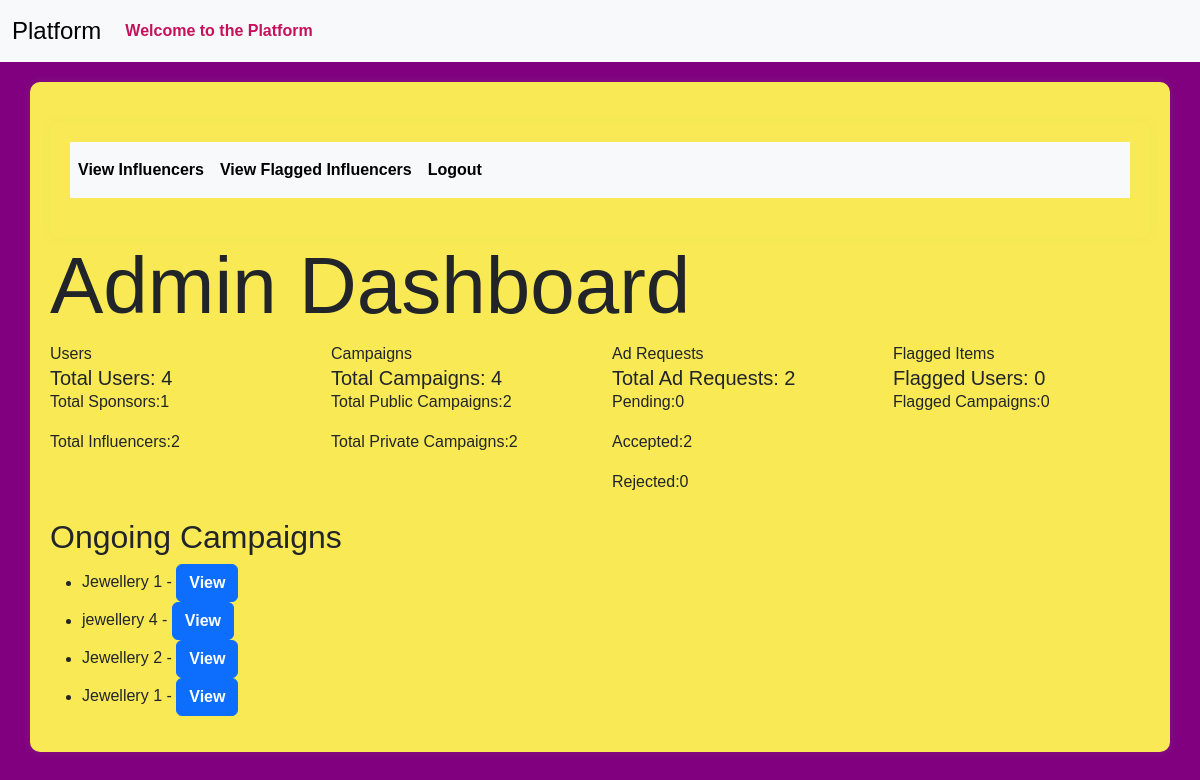
Page /admin (signed in) on the earlier database version.
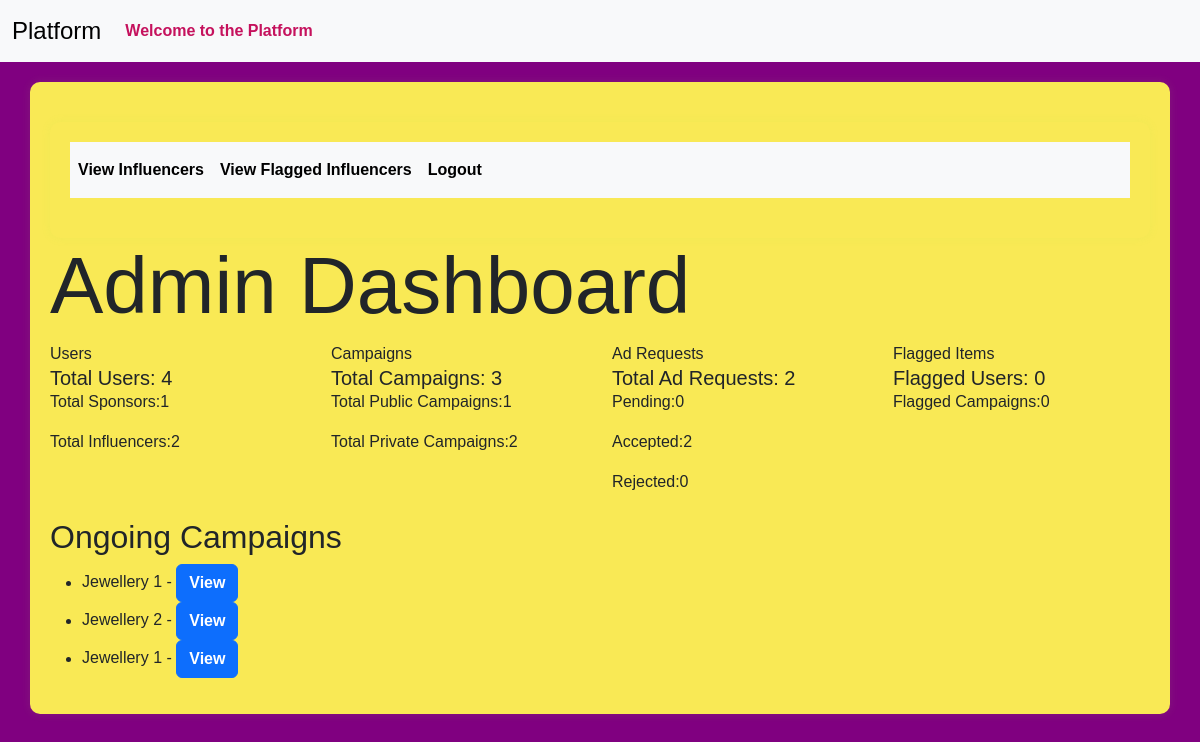
Same page on the later database version.
### models.py (models this page shows)
class Campaign(db.Model):
    __tablename__ = 'campaign'
    id = Column(Integer, primary_key=True)
    name = Column(String(256), unique=False)
    description = Column(Text, nullable=True)
    start_date = Column(Date, nullable=False,default=date.today())
    end_date = Column(Date, nullable=False,default=lambda:date.today()+timedelta(days=30))
    budget = Column(Float, nullable=False,default=0.0)
    visibility = Column(Enum('public', 'private', name='visibility_enum'), nullable=False, default='public')
    sponsor_id = Column(Integer, ForeignKey('sponsor.id'), nullable=False)
    flagged = Column(Boolean, default=False)
    status = Column(String(20), nullable=False,default='In Progress')
    niche = db.Column(db.Enum(NicheEnum), nullable=True)
    completion_status = Column(Boolean, default=False)
    sponsor = relationship('Sponsor', backref='campaigns', overlaps="sponsor_campaigns,sponsor_relation")

### routes.py (the view)
@app.route('/admin')
@auth_required
def admin_dashboard():
    total_users = User.query.count()
    total_sponsors = User.query.filter_by(user_type='sponsor').count()
    total_influencers = User.query.filter_by(user_type='influencer').count()
    total_campaigns = Campaign.query.count()
    total_public_campaigns = Campaign.query.filter_by(visibility='public').count()
    total_private_campaigns = Campaign.query.filter_by(visibility='private').count()
    total_ad_requests = AdRequest.query.count()
    total_pending_requests = AdRequest.query.filter_by(status='Pending').count()
    total_accepted_requests = AdRequest.query.filter_by(status='Accepted').count()
    total_rejected_requests = AdRequest.query.filter_by(status='Rejected').count()
    flagged_users = User.query.filter_by(flagged=True).count()
    flagged_campaigns = Campaign.query.filter_by(flagged=True).count()
    ongoing_campaigns_list = Campaign.query.filter(Campaign.end_date >= date.today()).all()
    flagged_users_list = User.query.filter_by(flagged=True).all()
    flagged_campaigns_list = Campaign.query.filter_by(flagged=True).all()
    flagged_items_list = flagged_users_list + flagged_campaigns_list
    return render_template('admin_dashboard.html', total_users=total_users, total_sponsors=total_sponsors,
                           total_influencers=total_influencers, total_campaigns=total_campaigns,
                           total_public_campaigns=total_public_campaigns, total_private_campaigns=total_private_campaigns,
                           total_ad_requests=total_ad_requests, total_pending_requests=total_pending_requests,
                           total_accepted_requests=total_accepted_requests, total_rejected_requests=total_rejected_requests,
                           flagged_users=flagged_users, flagged_campaigns=flagged_campaigns,
                           ongoing_campaigns=ongoing_campaigns_list, flagged_items=flagged_items_list)

### app.py (called while the page is built)
@login_manager.user_loader
def load_user(user_id):
    return User.query.get(int(user_id))

### routes.py (called while the page is built)
def auth_required(func):
    @wraps(func)
    def inner(*args,**kwargs):
        if 'user_id' in session:
            return func(*args,**kwargs)
        else:
           flash('Kindly login first.')
           return redirect(url_for('login'))
    return inner

### templates/admin_dashboard.html (shortened to what this page needs)
{% extends 'layout.html' %}
{% block content %}
<div class="container">
    <nav class="navbar navbar-expand-lg bg-body-tertiary">
        <div class="collapse navbar-collapse" id="navbarSupportedContent">
          <ul class="navbar-nav me-auto mb-2 mb-lg-0">
            <li class="nav-item">
              <a class="nav-link active" href="{{url_for('admin_view_influencers')}}">View Influencers</a>
            </li>
            <li class="nav-item">
                <a class="nav-link active" href="{{url_for('admin_view_flagged_influencers')}}">View Flagged Influencers</a>
            </li>
            <li class="nav-item">
              <a class="nav-link active" href="{{url_for('logout')}}">Logout</a>
            </li>
          </ul>
        </div>
      </div>
    <h1 class="display-1"> Admin Dashboard</h1>
    <div class="row">
        <div class="col">
            <div class="card-header">
                Users
            </div>
            <div class="card-body">
                <h5 class="card-title">Total Users: {{ total_users}}</h5>
                <p class="card-text"> Total Sponsors:{{total_sponsors}}</p>
                <p class="card-text"> Total Influencers:{{total_influencers}}</p>
            </div>
        </div>
    <div class="col">
        <div class="card-header">
            Campaigns
        </div>
        <div class="card-body">
            <h5 class="card-title">Total Campaigns: {{ total_campaigns}}</h5>
            <p class="card-text"> Total Public Campaigns:{{total_public_campaigns}}</p>
            <p class="card-text"> Total Private Campaigns:{{total_private_campaigns}}</p>
        </div>
    </div>
    <div class="col">
        <div class="card-header">
            Ad Requests
        </div>
        <div class="card-body">
            <h5 class="card-title">Total Ad Requests: {{ total_ad_requests}}</h5>
            <p class="card-text"> Pending:{{total_pending_requests}}</p>
            <p class="card-text"> Accepted:{{total_accepted_requests}}</p>
            <p class="card-text"> Rejected:{{total_rejected_requests}}</p>
        </div>
    </div>
    <div class="col">
        <div class="card-header">
            Flagged Items
        </div>
        <div class="card-body">
            <h5 class="card-title">Flagged Users: {{ flagged_users}}</h5>
            <p class="card-text"> Flagged Campaigns:{{flagged_campaigns}}</p>
        </div>
    </div>
    <div class="mt-4">
        <h2>Ongoing Campaigns</h2>
        {% if ongoing_campaigns %}
            <ul>
                {% for campaign in ongoing_campaigns %}
                    <li>{{ campaign.name }} - <a href="{{ url_for('admin_view_campaign', campaign_id=campaign.id) }}" class="btn btn-primary">View</a></li>
                {% endfor %}
            </ul>
        {% else %}
            <p>No ongoing campaigns.</p>
        {% endif %}
    </div>
</div>
{% endblock %}

Differences in the rows shown:
removed Campaign: name "jewellery 4"
Other differences:
{{ total_campaigns }}: "4" → "3"
{{ total_public_campaigns }}: "2" → "1"
